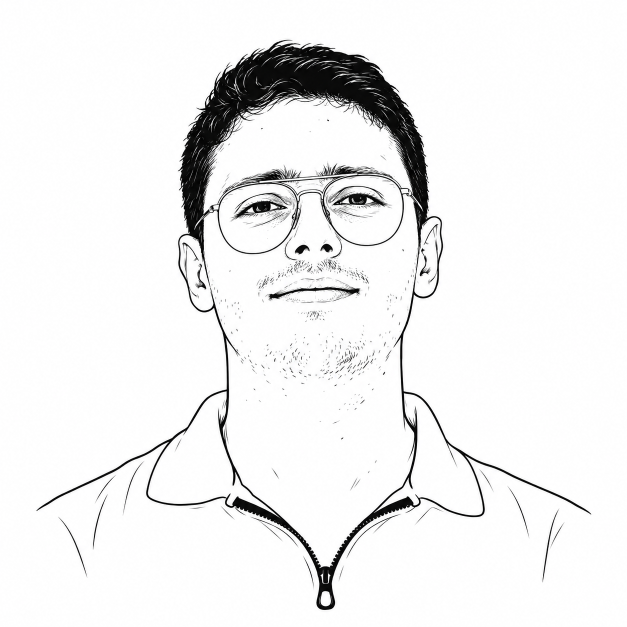
#> input picture assets/portrait-source.png, 1254 x 1254 px (shown at 1/2 size)
$ python neofetch_art.py --photo ../assets/portrait-source.png
#> lines starting #> are read from the running program, lines starting #| are printed output that depends on the picture; after the words box and inside, x2 and y2 are one past the last pixel; in counts of white or black regions, pixels touching at a corner belong together
"""Original neofetch-style profile artwork; no third-party artwork is copied."""
import argparse
from html import escape
from pathlib import Path
from PIL import Image, ImageOps, ImageEnhance, ImageDraw, ImageFont

ROOT=Path(__file__).resolve().parents[1]
BG,WHITE,GREEN,MUTED='#0D1410','#DCE6DF','#00FF88','#859189'

def portrait(path,columns=44):
#> called with path = '../assets/portrait-source.png', columns = 44
    image=ImageOps.fit(Image.open(path).convert('RGB'),(1254,1254))
#> image is the input picture: PIL image 1254x1254 RGB; mean R, G, B 239.2, 239.2, 239.2
    mask=Image.new('L',image.size)
#> mask: PIL image 1254x1254 L; every value is 0
    ImageDraw.Draw(mask).polygon([(440,180),(495,119),(650,106),(741,135),(790,223),
        (810,385),(831,423),(827,487),(802,520),(775,535),(770,650),(801,717),
        (912,772),(1070,825),(1190,880),(1254,1090),(1254,1254),(0,1254),
        (97,907),(234,835),(355,768),(465,695),(477,579),(450,538),(419,522),
        (400,455),(403,421),(424,406),(409,324),(420,241)],fill=255)
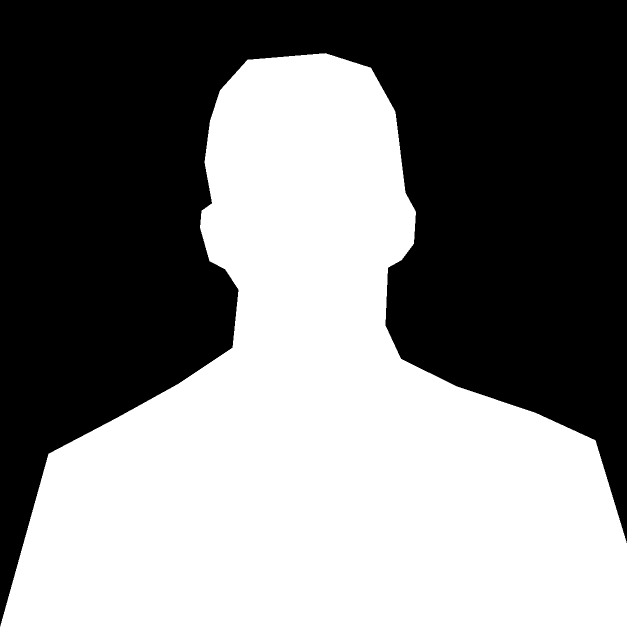
#> mask: PIL image 1254x1254 L (shown at 1/2 size); 48.9% white; 1 white region, box (x1, y1, x2, y2) and area: (0, 106, 1254, 1254) 768913
    crop=(280,90,980,1010)
    rows=round((crop[3]-crop[1])/(crop[2]-crop[0])*columns*.5)
    gray=ImageEnhance.Contrast(ImageOps.grayscale(image.crop(crop))).enhance(1.12)
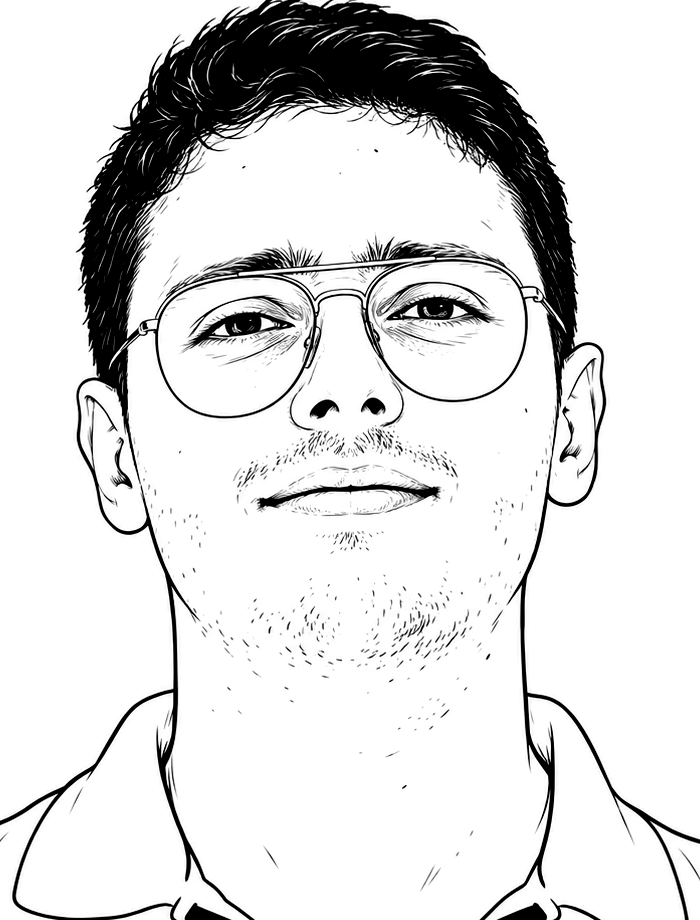
#> gray: PIL image 700x920 L; min 0, max 255, mean 221
    gray=gray.resize((columns,rows),Image.Resampling.LANCZOS)
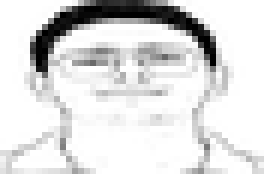
#> gray: PIL image 44x29 L (shown 6 times larger); min 0, max 255, mean 219.9
    mask=mask.crop(crop).resize((columns,rows),Image.Resampling.LANCZOS)
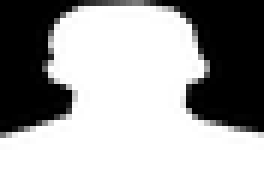
#> mask: PIL image 44x29 L (shown 6 times larger); min 0, max 255, mean 159.8
    ramp=' .,:;i!+tfjrxnuvczXYUJCLQ0OZmwqpdbkhao*#MW&8%B@$'
    return [''.join(ramp[min(len(ramp)-1,int((1-gray.getpixel((x,y))/255)*(len(ramp)-1)))]
        if mask.getpixel((x,y))>150 else ' ' for x in range(columns)) for y in range(rows)]

def text(x,y,value,size=17,color=WHITE,weight='400'):
    return f'<text x="{x}" y="{y}" font-size="{size}" fill="{color}" font-weight="{weight}">{escape(value)}</text>'

def base(w,h):
    return [f'<svg xmlns="http://www.w3.org/2000/svg" width="{w}" height="{h}" viewBox="0 0 {w} {h}" role="img" aria-labelledby="title desc">',
        '<title id="title">Assil Belhouene — terminal profile</title>',
        '<desc id="desc">Compact monochrome ASCII portrait beside a neofetch-style summary of Assil’s engineering profile.</desc>',
        f'<rect width="{w}" height="{h}" rx="14" fill="{BG}"/>',
        '<g font-family="Consolas, Liberation Mono, monospace">']

def ascii_text(lines,x,y,cell=8,line=16,size=14):
    return ''.join(text(x+col*cell,y+row*line,char,size) for row,chars in enumerate(lines)
        for col,char in enumerate(chars) if char!=' ')

def main():
    parser=argparse.ArgumentParser(); parser.add_argument('--photo',required=True)
    parser.add_argument('--preview-dir'); args=parser.parse_args()
    lines=portrait(args.photo); assets=ROOT/'assets'; assets.mkdir(exist_ok=True)
#> after `lines = portrait(args.photo)`: lines = 29 items
    (assets/'portrait.txt').write_text('\n'.join(row.rstrip() for row in lines)+'\n',encoding='ascii')
    parts=base(1100,620)
    parts += [text(30,40,'assil@cloud:~$ neofetch',16,GREEN),
        '<path d="M30 61H1070" stroke="#26382D"/>',ascii_text(lines,30,111),
        text(435,112,'assil@cloud',22,GREEN,'700'),text(435,141,'----------------------------------------',16,MUTED)]
    fields=[('Name','Assil Belhouene'),('Role','Cloud / DevOps / Full-Stack'),
        ('Based in','Kelibia, Tunisia'),('Cloud','AWS / Azure / OpenStack'),
        ('Platform','Kubernetes / Talos / Docker'),('Delivery','CI/CD / GitOps / Automation'),
        ('Languages','Go / Java / TypeScript / Python'),('Education','ESPRIT · Cloud Computing, 2026')]
    for i,(label,value) in enumerate(fields):
        y=175+i*29
        parts += [text(435,y,label+':',16,GREEN),text(550,y,value,16)]
#> after the loop, parts = 26 items
    parts += [text(435,440,'-- Selected work -----------------------',15,MUTED),
        text(435,470,'Forginet / Gamax / Veridia / Gravitech',16),
        text(435,514,'I engineer systems that keep shipping.',18,WHITE,'700'),
        text(435,551,'Design → Automate → Operate with evidence',15,MUTED)]
    for i,color in enumerate(['#355443','#538466','#859189','#B0C9B9',GREEN,WHITE]):
        parts.append(f'<rect x="{435+i*28}" y="577" width="28" height="15" fill="{color}"/>')
#> after the loop, parts = 36 items
    parts += ['</g></svg>']; (assets/'hero.svg').write_text('\n'.join(parts),encoding='utf-8')
    parts=base(432,820)
    parts += [text(28,40,'assil@cloud:~$ neofetch',16,GREEN),ascii_text(lines,40,90),
        text(28,600,'assil@cloud',21,GREEN,'700'),text(28,634,'Cloud / DevOps / Full-Stack',17),
        text(28,667,'Kelibia, Tunisia',16,MUTED),text(28,700,'AWS / Azure / OpenStack',16),
        text(28,746,'I engineer systems',20,WHITE,'700'),
        text(28,775,'that keep shipping.',20,GREEN,'700'),'</g></svg>']
    (assets/'hero-mobile.svg').write_text('\n'.join(parts),encoding='utf-8')
    if args.preview_dir:
        folder=Path(args.preview_dir); folder.mkdir(parents=True,exist_ok=True)
        font=ImageFont.truetype('C:/Windows/Fonts/consola.ttf',16)
        for columns in (44,52):
            rows=portrait(args.photo,columns)
            canvas=Image.new('RGB',(columns*9+40,len(rows)*18+40),BG); draw=ImageDraw.Draw(canvas)
            for y,row in enumerate(rows): draw.text((20,20+y*18),row,fill=WHITE,font=font)
            canvas.save(folder/f'neofetch-{columns}.png')
    print(f'Generated compact {len(lines[0])} by {len(lines)} monochrome ASCII portrait.')
#| Generated compact 44 by 29 monochrome ASCII portrait.

if __name__=='__main__': main()
